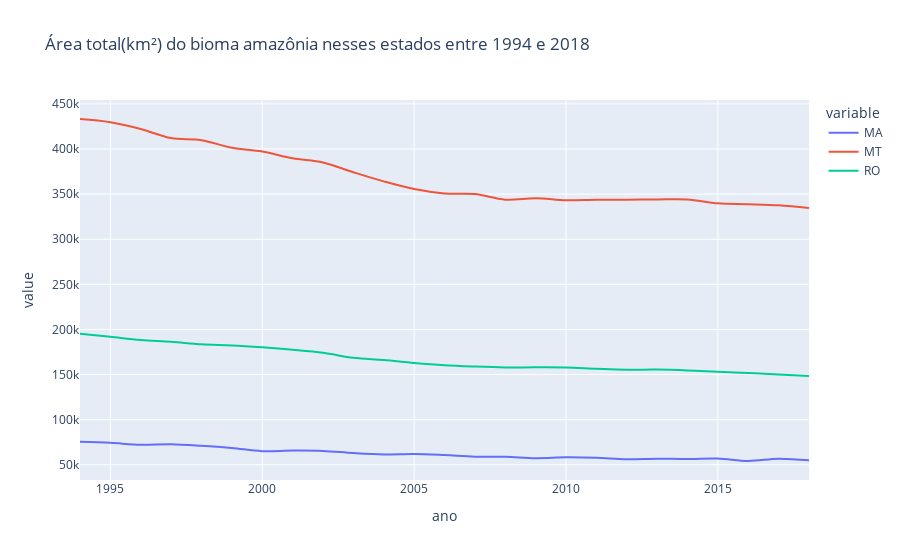

Notebook source saved alongside this figure:
### Markdown cell above
<b>Aqui usamos a biblioteca plotly para mostrar os dados:

### Code cell
fig = px.line(newdf, x='ano', y=newdf.columns,
             title='Área total(km²) do bioma amazônia nesses estados entre 1994 e 2018',
            line_shape = 'spline')

fig.show()

### Figure 1 — Plotly figure (JSON) as saved in the notebook; plotly's stock layout.template omitted (floating-point values rounded to 4 significant figures)
{"data": [{"hovertemplate": "variable=MA<br>ano=%{x}<br>value=%{y}<extra></extra>", "legendgroup": "MA", "line": {"color": "#636efa", "dash": "solid", "shape": "spline"}, "mode": "lines", "name": "MA", "orientation": "v", "showlegend": true, "type": "scatter", "x": [1994, 1995, 1996, 1997, 1998, 1999, 2000, 2001, 2002, 2003, 2004, 2005, 2006, 2007, 2008, 2009, 2010, 2011, 2012, 2013, 2014, 2015, 2016, 2017, 2018], "xaxis": "x", "y": [75480.0, 74270.0, 72220.0, 72840.0, 71100.0, 68590.0, 65090.0, 65730.0, 65380.0, 62910.0, 61360.0, 61920.0, 60710.0, 58900.0, 58910.0, 57350.0, 58210.0, 57710.0, 56140.0, 56740.0, 56370.0, 56960.0, 54170.0, 56680.0, 54900.0], "yaxis": "y"}, {"hovertemplate": "variable=MT<br>ano=%{x}<br>value=%{y}<extra></extra>", "legendgroup": "MT", "line": {"color": "#EF553B", "dash": "solid", "shape": "spline"}, "mode": "lines", "name": "MT", "orientation": "v", "showlegend": true, "type": "scatter", "x": [1994, 1995, 1996, 1997, 1998, 1999, 2000, 2001, 2002, 2003, 2004, 2005, 2006, 2007, 2008, 2009, 2010, 2011, 2012, 2013, 2014, 2015, 2016, 2017, 2018], "xaxis": "x", "y": [433300.0, 429800.0, 422300.0, 412100.0, 409900.0, 401300.0, 397200.0, 389700.0, 385100.0, 374300.0, 364100.0, 355700.0, 350800.0, 350100.0, 343900.0, 345500.0, 343300.0, 343800.0, 343800.0, 344100.0, 344200.0, 339800.0, 338900.0, 337600.0, 334500.0], "yaxis": "y"}, {"hovertemplate": "variable=RO<br>ano=%{x}<br>value=%{y}<extra></extra>", "legendgroup": "RO", "line": {"color": "#00cc96", "dash": "solid", "shape": "spline"}, "mode": "lines", "name": "RO", "orientation": "v", "showlegend": true, "type": "scatter", "x": [1994, 1995, 1996, 1997, 1998, 1999, 2000, 2001, 2002, 2003, 2004, 2005, 2006, 2007, 2008, 2009, 2010, 2011, 2012, 2013, 2014, 2015, 2016, 2017, 2018], "xaxis": "x", "y": [195400.0, 191800.0, 188200.0, 186300.0, 183500.0, 182300.0, 180200.0, 177500.0, 174200.0, 168600.0, 166200.0, 162900.0, 160400.0, 159000.0, 157900.0, 158000.0, 157800.0, 156500.0, 155400.0, 155500.0, 154600.0, 153100.0, 151700.0, 150000.0, 148300.0], "yaxis": "y"}], "layout": {"legend": {"title": {"text": "variable"}, "tracegroupgap": 0}, "title": {"text": "Área total(km²) do bioma amazônia nesses estados entre 1994 e 2018"}, "xaxis": {"anchor": "y", "domain": [0, 1], "title": {"text": "ano"}}, "yaxis": {"anchor": "x", "domain": [0, 1], "title": {"text": "value"}}}}
